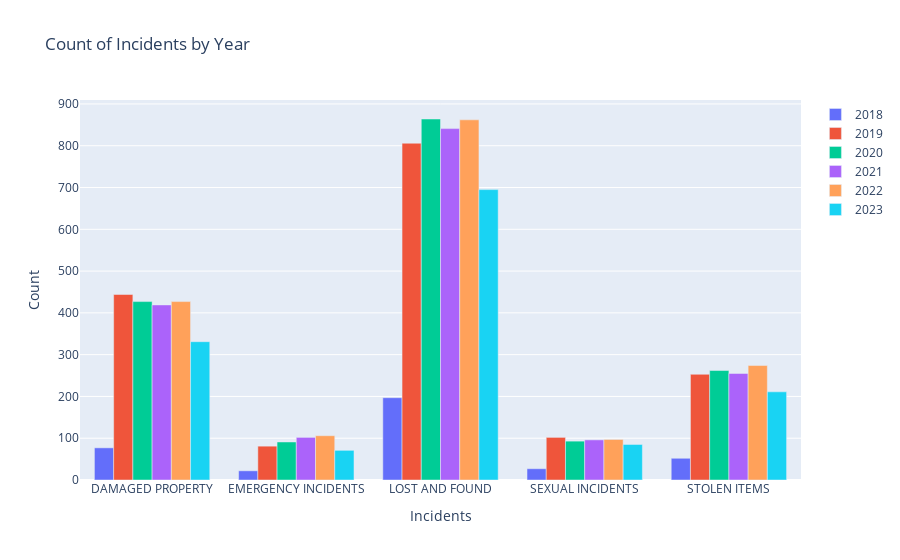

Notebook code for this chart:
### Code cell
grouped_data = df.groupby([ 'Year','Incidents']).size().reset_index(name='Count')

# Create a list of Bar traces for each category
sorted_years = sorted(df['Year'].unique())

# Create a list of Bar traces for each year
traces = []
for year in sorted_years:
    year_data = grouped_data[grouped_data['Year'] == year]
    trace = go.Bar(
        x=year_data['Incidents'],
        y=year_data['Count'],
        name=str(year)
    )
    traces.append(trace)

# Create the layout for the bar chart
layout = go.Layout(
    barmode='group',  # Set the barmode to 'group' for side-by-side bars
    title='Count of Incidents by Year',
    xaxis=dict(title='Incidents'),
    yaxis=dict(title='Count')
)

# Create the figure and plot it
fig = go.Figure(data=traces, layout=layout)
fig.show()
#fig.write_html("Count_of_Incidents_by_Year.html")

### Figure 1 — Plotly figure (JSON) as saved in the notebook; plotly's stock layout.template omitted (floating-point values rounded to 4 significant figures)
{"data": [{"name": "2018", "type": "bar", "x": ["DAMAGED PROPERTY", "EMERGENCY INCIDENTS", "LOST AND FOUND", "SEXUAL INCIDENTS", "STOLEN ITEMS"], "y": [77, 22, 197, 27, 52]}, {"name": "2019", "type": "bar", "x": ["DAMAGED PROPERTY", "EMERGENCY INCIDENTS", "LOST AND FOUND", "SEXUAL INCIDENTS", "STOLEN ITEMS"], "y": [444, 81, 806, 102, 253]}, {"name": "2020", "type": "bar", "x": ["DAMAGED PROPERTY", "EMERGENCY INCIDENTS", "LOST AND FOUND", "SEXUAL INCIDENTS", "STOLEN ITEMS"], "y": [427, 91, 864, 93, 262]}, {"name": "2021", "type": "bar", "x": ["DAMAGED PROPERTY", "EMERGENCY INCIDENTS", "LOST AND FOUND", "SEXUAL INCIDENTS", "STOLEN ITEMS"], "y": [419, 102, 841, 96, 255]}, {"name": "2022", "type": "bar", "x": ["DAMAGED PROPERTY", "EMERGENCY INCIDENTS", "LOST AND FOUND", "SEXUAL INCIDENTS", "STOLEN ITEMS"], "y": [427, 106, 862, 97, 274]}, {"name": "2023", "type": "bar", "x": ["DAMAGED PROPERTY", "EMERGENCY INCIDENTS", "LOST AND FOUND", "SEXUAL INCIDENTS", "STOLEN ITEMS"], "y": [331, 71, 695, 85, 211]}], "layout": {"autosize": true, "barmode": "group", "title": {"text": "Count of Incidents by Year"}, "xaxis": {"autorange": true, "range": [-0.5, 4.5], "title": {"text": "Incidents"}, "type": "category"}, "yaxis": {"autorange": true, "range": [0, 909.5], "title": {"text": "Count"}, "type": "linear"}}}
